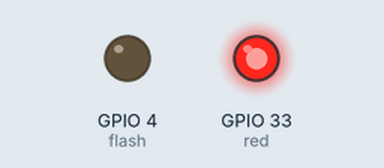
Simulated run of this program. Board: ESP32 board running MicroPython. Parts: output pins drawn as LEDs (lit = HIGH). What the program prints to the serial console is not drawn. At 0.2 s the program stops and its outputs stay as they are.

Above: at 0.3 s.
Timing chart, 0 to 1.7 s (numbered marks = the images above):
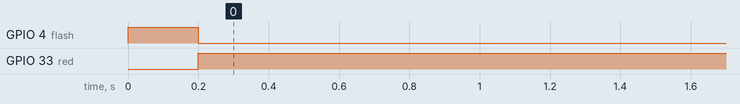

Measured:
- by itself, GPIO 4 (flash): LOW → HIGH at 0.00 s, → LOW 0.20 s later
- by itself, GPIO 33 (red): LOW → HIGH at 0.20 s

The program:

260928_fy08.py
```python
from machine import Pin
import time

flash = Pin(4, Pin.OUT, value=0)
red = Pin(33, Pin.OUT, value=1)

leds = [flash, red]
print(len(leds))

leds[0].value(1)
leds[1].value(0)
time.sleep_ms(200)
leds[0].value(0)
leds[1].value(1)
```
